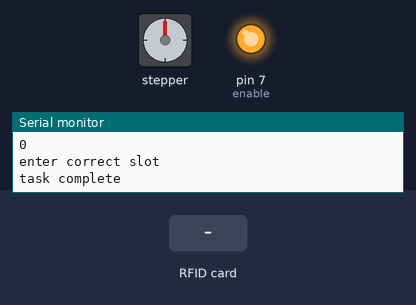
The sketch below on a simulated Arduino Uno, built with avr-gcc and run on an emulated ATmega328P. On the bench: stepper motor, output pins drawn as LEDs (lit = HIGH), the last lines printed to the serial monitor. The test bench sets the inputs (shaded band). Stepper angles assume 200 steps per turn.

Above: at 1.2 s.
1.3 s: RFID card 73 32 D5 18 held to the reader
At 3.4 s:
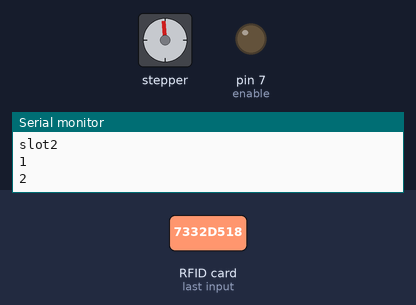
At 16.92 s:
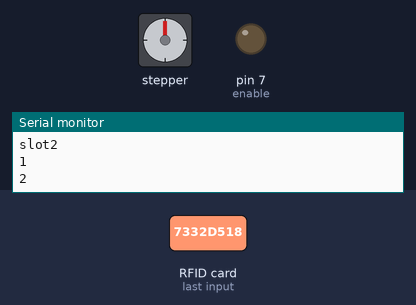
Timing chart, 0 to 18.5 s (numbered marks = the images above; inputs shaded):
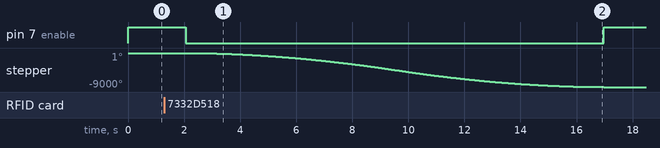

The sketch:

rotary_car_parking.ino
```cpp
#include <Wire.h>
#include <PN532_I2C.h>
#include <PN532.h>
#include <NfcAdapter.h>
#include <AccelStepper.h>

// Define a stepper and the pins it will use
AccelStepper stepper(AccelStepper::DRIVER,4, 3); //dir 3,step 4

int slot;
int enable=7;
int park[]={1,1,1};
int currentslot;
PN532_I2C pn532_i2c(Wire);
NfcAdapter nfc = NfcAdapter(pn532_i2c);

/* Uno's A4 to SDA & A5 to SCL */

void setup(void) {
  //pinMode(2,INPUT);
  pinMode(enable,OUTPUT);
  //pinMode(ms1,OUTPUT);
 // pinMode(ms2,OUTPUT);
    Serial.begin(9600);
  pinMode(enable,OUTPUT);
  stepper.setMaxSpeed(3000);
  stepper.setAcceleration(100);
  digitalWrite(enable,HIGH);
    nfc.begin();
  //attachInterrupt(0, blink, RISING);
}

void loop(void) {

Serial.println("\nScan a NFC tag\n");

    if (nfc.tagPresent())

    {

    Serial.println("NFC tag Found!\n");
    NfcTag tag = nfc.read();

    String uid;
    Serial.print("UI: ");
    uid=tag.getUidString();
    Serial.println(tag.getUidString());

    if(uid=="F3 9A D8 18"){
    Serial.println("slot1");
    slot=1;
      }

    else if(uid=="73 32 D5 18"){
      Serial.println("slot2");
      slot=2;
      }

    else if(uid=="73 8E DB 18"){
      Serial.println("slot3");
      slot=3;
      }


    else if(uid=="D3 B3 DE 18"){
      Serial.println("slot4");
      slot=4;
      }

    else if(uid=="13 1C BF 18"){
      Serial.println("slot5");
      slot=5;
      }

    else{
      Serial.println("no slot");
      slot=0;
      }
    }
//UID 1C B4 E9 21 slot1, UID 55 51 14 2A slot2, F3 9A D8 18 slot3,73 32 D5 18 slot4, 73 8E DB 18 slot5, D3 B3 DE 18 slot6, 13 1C BF 18 slot7
  currentslot=slot;
  Serial.println(park[currentslot-1]);
  Serial.println(slot);
  rotate(slot);
  Serial.println("task complete");
  delay(2000);

}


int rotate(int slot){
  digitalWrite(enable,LOW);
  int pos;
    if(slot==1){
            pos=0;
              stepper.moveTo(pos);
              while(stepper.distanceToGo() != 0)
              {
                    stepper.run();
                   }
  Serial.println("Reached slot1");
  }
    else if(slot==2){
            pos=-5000;
              stepper.moveTo(pos);
              while(stepper.distanceToGo() != 0)
              {
                    stepper.run();
                   }
  Serial.println("Reached slot2");
  }
  else if(slot==3){
            pos=-10000;
              stepper.moveTo(pos);
              while(stepper.distanceToGo() != 0)
              {
                    stepper.run();
                   }
  Serial.println("Reached slot3");
      }
    else
    {Serial.println("enter correct slot");
      }
 digitalWrite(enable,HIGH);
 slot=0;
}

void blink(){
  park[currentslot-1]=!park[currentslot-1];
  Serial.println("interrupt recieved");
  }
```

Measured:
- after the input at 1.3 s, pin 7 (enable): HIGH → LOW after 0.75 s, → HIGH 14.9 s later; stepper: turns 9000° counter-clockwise in 14.9 s, starting after 0.75 s
